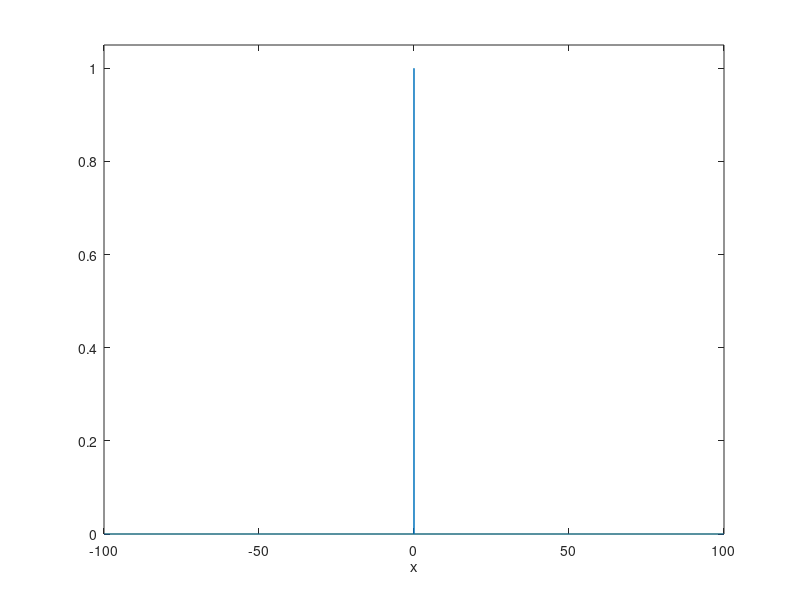

The MATLAB script that drew this image: (Note: this script raises an error after producing the figure.)
close all;

x=-100:0.01:100;
t=0.01;

xpt=x+t; %x plus t
xmt=x-t; %x minus t

[rxptn,cxptn]=size(xpt(xpt<0)); %Number of entries in xpt that are negative
[rxptp,cxptp]=size(xpt(xpt>=0)); %Number of entries in xpt that are nonnegative
H1=[zeros(rxptn,cxptn),ones(rxptp,cxptp)];

[rxmtn,cxmtn]=size(xmt(xmt<0)); %Number of entries in xpt that are negative
[rxmtp,cxmtp]=size(xmt(xmt>=0)); %Number of entries in xpt that are nonnegative
H2=[zeros(rxmtn,cxmtn),ones(rxmtp,cxmtp)];

H=H1-H2;

h=plot(x,H);
ylim([0 1.05]);
xlabel('x')
set(h,'EraseMode','xor');

for t=0.01:0.05:95,
    drawnow;
    xpt=x+t; %x plus t
    xmt=x-t; %x minus t

    [rxptn,cxptn]=size(xpt(xpt<0)); %Number of entries in xpt that are negative
    [rxptp,cxptp]=size(xpt(xpt>=0)); %Number of entries in xpt that are nonnegative
    H1=[zeros(rxptn,cxptn),ones(rxptp,cxptp)];

    [rxmtn,cxmtn]=size(xmt(xmt<0)); %Number of entries in xpt that are negative
    [rxmtp,cxmtp]=size(xmt(xmt>=0)); %Number of entries in xpt that are nonnegative
    H2=[zeros(rxmtn,cxmtn),ones(rxmtp,cxmtp)];

    H=H1-H2;
    set(h,'YData',H)

end;